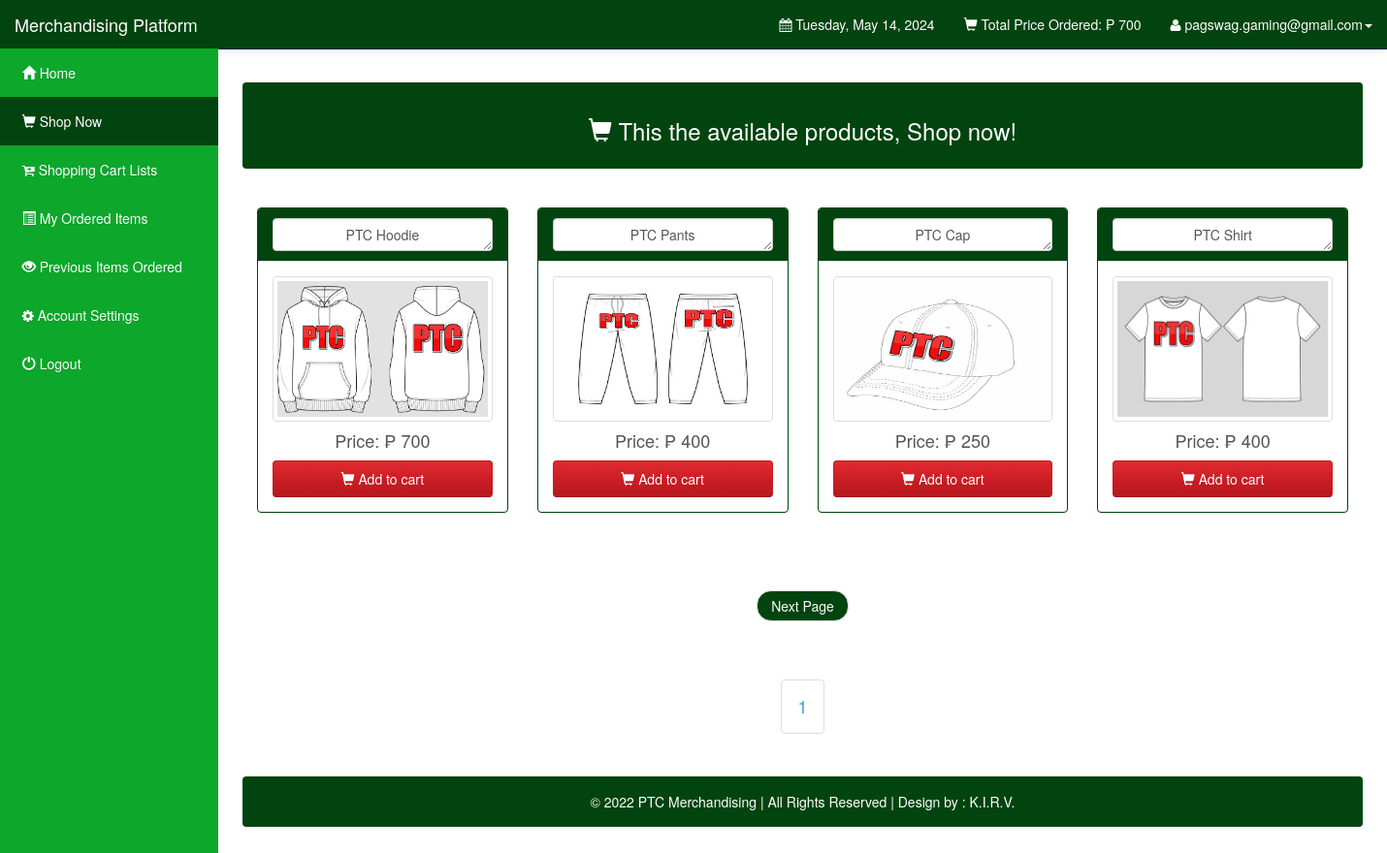
Page /Customers/shop.php (signed in) on the committed database.
### tables this page shows
CREATE TABLE `users` (
  `user_id` int(11) NOT NULL,
  `user_email` varchar(1000) NOT NULL,
  `user_password` varchar(1000) NOT NULL,
  `user_firstname` varchar(1000) NOT NULL,
  `user_lastname` varchar(1000) NOT NULL,
  `user_address` varchar(1000) NOT NULL
);

CREATE TABLE `items` (
  `item_id` int(10) UNSIGNED NOT NULL,
  `item_name` varchar(5000) NOT NULL DEFAULT '',
  `item_price` double DEFAULT NULL,
  `item_image` varchar(5000) NOT NULL DEFAULT '',
  `item_date` date NOT NULL DEFAULT '0000-00-00'
);

### Customers/shop.php (the view, shortened to what this page needs)
<?php
 include("config.php");
 extract($_SESSION);
		  $stmt_edit = $DB_con->prepare('SELECT * FROM users WHERE user_email =:user_email');
		$stmt_edit->execute(array(':user_email'=>$user_email));
		$edit_row = $stmt_edit->fetch(PDO::FETCH_ASSOC);
		extract($edit_row);
		?>
		<?php
 include("config.php");
		  $stmt_edit = $DB_con->prepare("select sum(order_total) as total from orderdetails where user_id=:user_id and order_status='Ordered'");
		$stmt_edit->execute(array(':user_id'=>$user_id));
		$edit_row = $stmt_edit->fetch(PDO::FETCH_ASSOC);
		extract($edit_row);
		?>
<!DOCTYPE html>
<html lang="en">
<head>
    <link rel="stylesheet" type="text/css" href="bootstrap/css/bootstrap.min.css" />
    <link rel="stylesheet" type="text/css" href="font-awesome/css/font-awesome.min.css" />
    <link rel="stylesheet" type="text/css" href="css/local.css" />
	<link rel="stylesheet" type="text/css" href="jquery.fancybox.css?v=2.1.5" media="screen" />
	<link rel="stylesheet" type="text/css" href="jquery.fancybox-buttons.css?v=1.0.5" />
	<link rel="stylesheet" type="text/css" href="jquery.fancybox-thumbs.css?v=1.0.7" />
</head>
<body>
    <div id="wrapper">
        <nav class="navbar navbar-inverse navbar-fixed-top" role="navigation">
            <div class="navbar-header">
                <a class="navbar-brand" href="index.php">Merchandising Platform </a>
            </div>
            <div class="collapse navbar-collapse navbar-ex1-collapse">
                <ul class="nav navbar-nav side-nav">
                    <li><a href="index.php"> &nbsp; <span class='glyphicon glyphicon-home'></span> Home</a></li>
					<li class="active"><a href="shop.php?id=1"> &nbsp; <span class='glyphicon glyphicon-shopping-cart'></span> Shop Now</a></li>
					<li><a href="cart_items.php"> &nbsp; <span class='fa fa-cart-plus'></span> Shopping Cart Lists</a></li>
					<li><a href="orders.php"> &nbsp; <span class='glyphicon glyphicon-list-alt'></span> My Ordered Items</a></li>
					<li><a href="view_purchased.php"> &nbsp; <span class='glyphicon glyphicon-eye-open'></span> Previous Items Ordered</a></li>
					<li><a data-toggle="modal" data-target="#setAccount"> &nbsp; <span class='fa fa-gear'></span> Account Settings</a></li>
					<li><a href="logout.php"> &nbsp; <span class='glyphicon glyphicon-off'></span> Logout</a></li>
                </ul>
                <ul class="nav navbar-nav navbar-right navbar-user">
                    <li class="dropdown messages-dropdown">
                        <a href="#"><i class="fa fa-calendar"></i>  <?php
                            $Today=date('y:m:d');
                            $new=date('l, F d, Y',strtotime($Today));
                            echo $new; ?></a>
                    </li>
					<li class="dropdown user-dropdown">
                        <a href="#" class="dropdown-toggle" data-toggle="dropdown"><span class='glyphicon glyphicon-shopping-cart'></span> Total Price Ordered: &#8369; <?php echo $total; ?> </b></a>
                    </li>
                     <li class="dropdown user-dropdown">
                        <a href="#" class="dropdown-toggle" data-toggle="dropdown"><i class="fa fa-user"></i> <?php echo $user_email; ?><b class="caret"></b></a>
                    </li>
                </ul>
            </div>
        </nav>
				<div id="page-wrapper">
			<div class="alert alert-default" style="color:white;background-color:#02440f">
         <center><h3> <span class="glyphicon glyphicon-shopping-cart"></span> This the available products, Shop now!</h3></center>
        </div>
					<br />
<?php
$conn=mysqli_connect("localhost","root","");
mysqli_select_db($conn,"kirv");
$start=0;
$limit=8;
$query=mysqli_query($conn,"select * from items LIMIT $start, $limit");
while($query2=mysqli_fetch_array($query))
{
	echo "<div class='col-sm-3'><div class='panel panel-default' style='border-color:#02440f;'>
            <div class='panel-heading' style='color:white;background-color : #02440f;'>
            <center>
<textarea style='text-align:center;background-color: white;' class='form-control' rows='1' disabled>".$query2['item_name']."</textarea>
			</center>
            </div>
            <div class='panel-body'>
           <a class='fancybox-buttons' href='../Admin/item_images/".$query2['item_image']."' data-fancybox-group='button' title='Page ".$id."- ".$query2['item_name']."'>
					<img src='../Admin/item_images/".$query2['item_image']."' class='img img-thumbnail'  style='width:350px;height:150px;' />
					</a>
					<center><h4> Price: &#8369; ".$query2['item_price']." </h4></center>
										<a class='btn btn-block btn-danger' href='add_to_cart.php?cart=".$query2['item_id']."'><span class='glyphicon glyphicon-shopping-cart'></span> Add to cart</a>
            </div>
          </div>
        </div>";
}
echo "<div class='container'>";
echo "</div>";
$rows=mysqli_num_rows(mysqli_query($conn,"select * from items"));
$total=ceil($rows/$limit);
echo "<br /><ul class='pager'>";
if($id!=$total)
{
	echo "<li><a style='color:white;background-color : #02440f;' href='?id=".($id+1)."' class='pager'>Next Page</a></li>";
}
echo "</ul>";
echo "<center><ul class='pagination pagination-lg'>";
		for($i=1;$i<=$total;$i++)
		{
			if($i==$id) { echo "<li class='pagination active'><a style='color:white;background-color : #02440f;'>".$i."</a></li>"; }
			else { echo "<li><a href='?id=".$i."'>".$i."</a></li>"; }
		}
echo "</ul></center>";
?>
					<br />
			<div class="alert alert-default" style="background-color:#02440f;">
                       <p style="color:white;text-align:center;">
                       © 2022 PTC Merchandising | All Rights Reserved | Design by : K.I.R.V.
						</p>
                    </div>
                </div>
            </div>
</body>
</html>

### rows in the picture
users: user_email "pagswag.gaming@gmail.com"
items: item_name "PTC Hoodie", item_image (picture), item_price "700"
items: item_name "PTC Pants", item_image (picture), item_price "400"
items: item_name "PTC Cap", item_image (picture), item_price "250"
items: item_name "PTC Shirt", item_image (picture), item_price "400"

### other values in the picture
$total "700"
